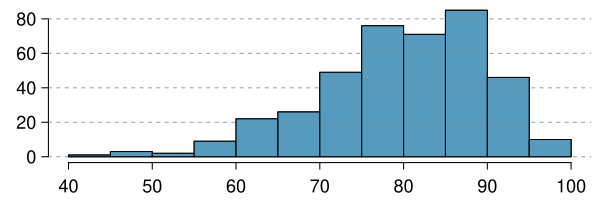

Source code (R):
library(openintro)

set.seed(9823)
x <- 100 * rbeta(400, 12, 3)

myPDF("estimate_mean_median_simple.pdf", 6, 2,
      mar = c(1.7, 2.2, 0.2, 0.4), cex = 1.1)
h <- hist(
    x,
    col = COL[1],
    xlab = "",
    ylab = "",
    main = "",
    axes = FALSE)
axis(1)
at <- pretty(par("yaxp")[1:2])
axis(2)
abline(h = at, col = COL[6, 2], lty = 2)
hist(x, col = COL[1, 2], add = TRUE)
dev.off()
